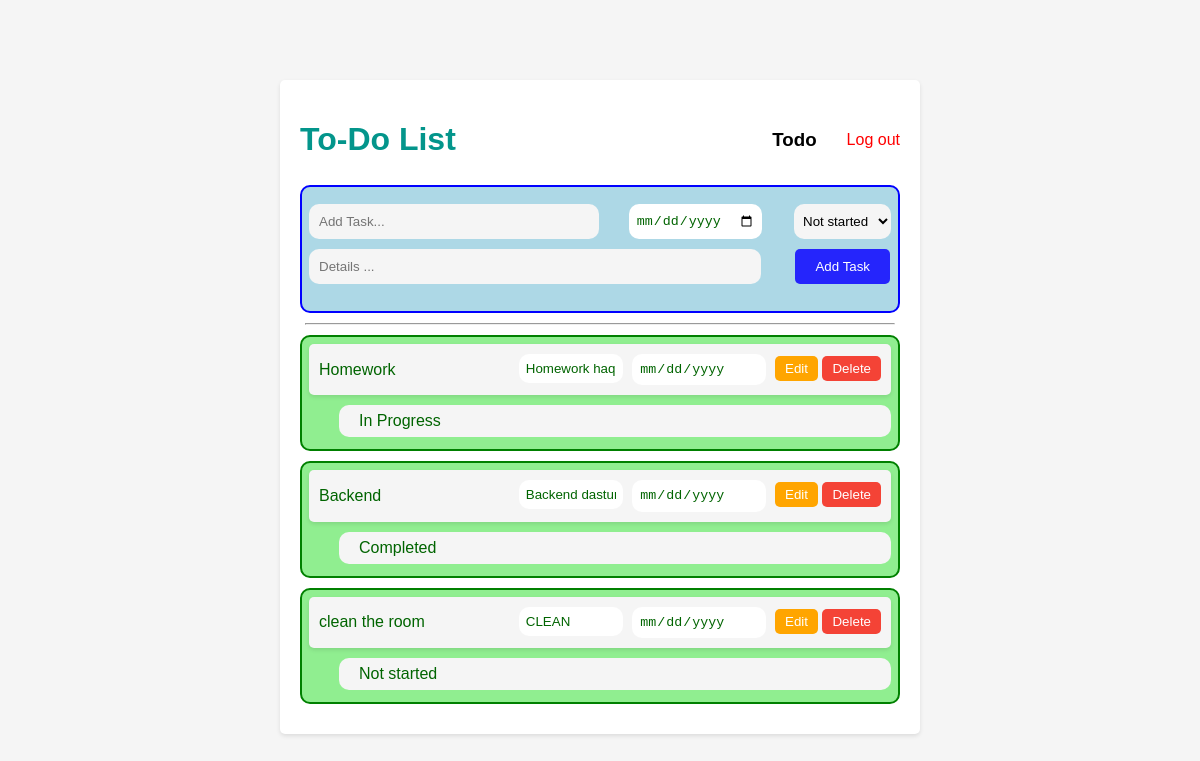
/index/ (signed in), run on an earlier commit of the app's database.
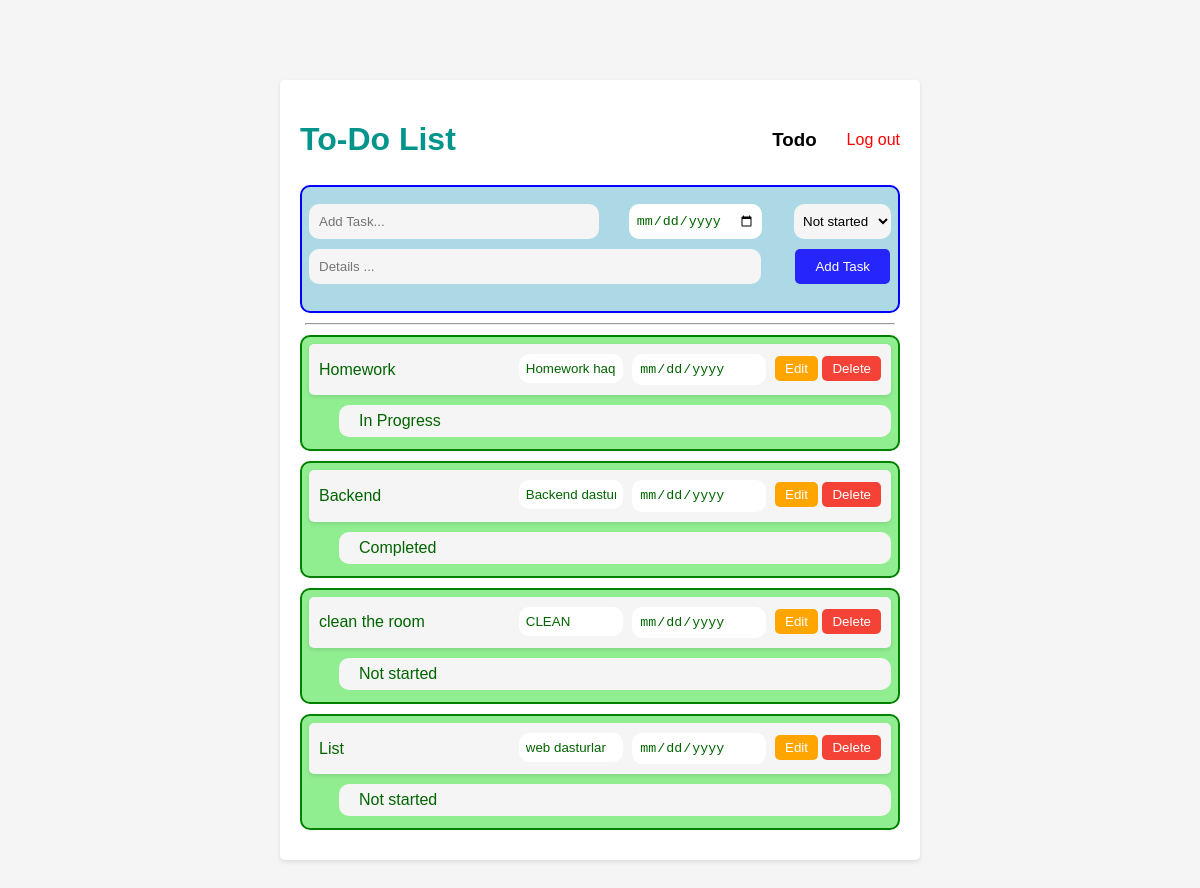
And on a later commit of the database.
### asosiy/models.py (models this page shows, shortened)
class Reja(models.Model):
    t_name = models.CharField(max_length=30)
    t_datail = models.TextField()
    sana = models.DateField()
    t_status = models.CharField(max_length=30)
    egasi = models.ForeignKey(User, on_delete=models.CASCADE, null=True)

### asosiy/views.py (the view, shortened to what this page needs)
# urls.py: path('index/', index),
def index(request):
    if request.user.is_authenticated:
        content = {
            "rejalar": Reja.objects.filter(egasi=request.user),
            "foydalanuvchi": request.user.username.capitalize()
        }
        return render(request, "index.html", content)
    return redirect("/")

### templates/index.html (shortened to what this page needs)
<!DOCTYPE html>
<html>
  <head>
      {% load static %}
    <link rel="stylesheet" type="text/css" href="{% static 'style.css' %}">
  </head>
  <body>
    <div class="container">
        <div class="head">
            <h1>To-Do List</h1>
            <div style="display: flex; align-items: center;">
                <h3>{{ foydalanuvchi }}</h3>
                <a href="/logout/" style="text-decoration: none; color: red;">
                    Log out
                </a>
            </div>
      </div>
      <div class="task-add">
        <form id="task-form" method="post">{% csrf_token %}
            <div class="form1">
              <input type="text" value="{{rejalar.t_name}}" name="t_name" placeholder="Add Task...">
              <input type="date" value="{{ rejalar.sana }}" name="sana">
              <select name="t_status">
                <option class="opt">
                  Not started
                </option>
              </select>
            </div>
            <div class="fomr1">{% csrf_token %}
              <input type="text" value="{{ rejalar.t_datail }}" name="t_datail" placeholder="Details ...">
              <button type="submit" class="btn">Add Task</button>
            </div>
          </form>
      </div>
      <hr style="margin: 10px 5px;">
        {% for i in rejalar %}
      <div class="task">
        <ul id="task-list">
          <li>
              <div>
                  {{ i.t_name }}
              </div>
              <div>
                    <input type="text" value="{{ i.t_datail }}" readonly >
                    <input type="date" value="{{ i.sana }}" readonly>
                    <button type="submit" class="edit"><a href="./edit.html">Edit</a></button>
                    <button type="submit" class="delete">
                        <a href="/delete/">Delete</a>
                    </button>
              </div>
          </li>
        </ul>
        <ul class="details">
            {{ i.t_status }}
        </ul>
      </div>
        {% endfor %}
    </div>
  </body>
</html>

### static/style.css (style rules this page uses)
body { font-family: Arial, sans-serif; background-color: #f5f5f5; }
.container { max-width: 600px; margin: 10vh auto; padding: 20px; background-color: #fff; border-radius: 5px; box-shadow: 0 2px 4px rgba(0, 0, 0, 0.1); }
.head { display: flex; justify-content: space-between; align-items: center; }
h1 { text-align: center; color: rgb(3, 149, 139); }
h3 { margin-right: 30px; }
a { text-decoration: none; color: white; }
form { margin-bottom: 20px; }
.form1 { display: flex; justify-content: center; margin: 10px 0; }
input[type="text"] { flex: 1; width: 432px; padding: 10px; border: none; border-radius: 10px; background-color: #f5f5f5; margin: 0px 30px 0px 0px }
input[type="date"] { border-radius: 10px; border: 0; padding: 7px; margin-right: 32px; color: darkgreen; }
.task input { margin-right: 5px; }
.task input[type="text"] { width: 90px; background-color: white; color: darkgreen; padding: 7px; }
select { cursor: pointer; border: 0px; border-radius: 10px; background-color: #f5f5f5; padding: 5px; }
.opt { color: #807d7d; background-color: white; }
button { padding: 10px 20px; border: none; border-radius: 5px; background-color: rgb(37, 37, 252); color: #fff; cursor: pointer; }
ul { list-style: none; padding: 0; margin: 0; }
li { display: flex; justify-content: space-between; align-items: center; background-color: #f5f5f5; padding: 10px; margin-bottom: 10px; border-radius: 5px; box-shadow: 0 2px 4px rgba(0, 0, 0, 0.1); }
.delete { background-color: #f44336; color: #fff; padding: 5px 10px; border: none; border-radius: 5px; cursor: pointer; }
.edit { background-color: orange; color: #fff; padding: 5px 10px; border: none; border-radius: 5px; cursor: pointer; }
.details { margin: 0px 0px 5px 30px; background-color: #f5f5f5; padding: 7px 20px; border-radius: 10px; text-align: justify; }
.task { border: 2px solid green; background-color: lightgreen; border-radius: 10px; padding: 7px; margin: 10px 0; color: darkgreen; }
.task-add { background-color: lightblue; border-radius: 10px; padding: 7px; margin: 5px 0; border: 2px solid blue; }

What changed in the data, as far as the page shows it:
added Reja: t_name "List", t_datail "web dasturlar", t_status "Not started"
